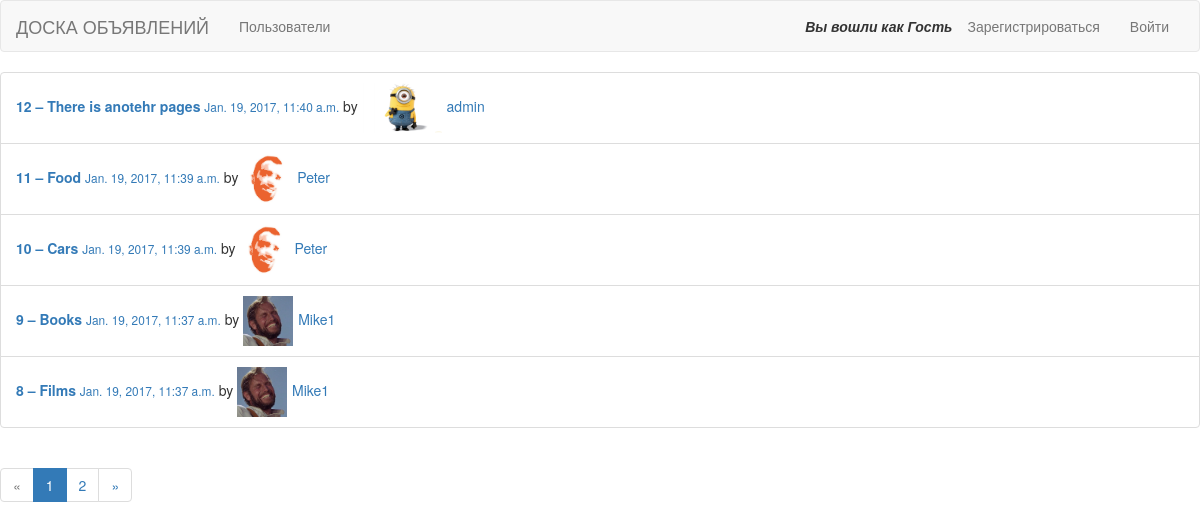
Screenshot of /bullets/ with the database file from the repository.
### bulletin/models.py (models this page shows, shortened)
class Bullet(models.Model):
    name = models.CharField(max_length=30, verbose_name='Заголовок')
    description = models.CharField(
       max_length=255,
       verbose_name='Объявление'
    )
    datetime = models.DateTimeField(
       auto_now=True,
       verbose_name='Время публикации'
    )
    user_posted = models.ForeignKey(
       settings.AUTH_USER_MODEL,
       on_delete=models.CASCADE,
       verbose_name='Автор',
       related_name='bullets'
    )

class MyUser(AbstractUser):
    follows = models.ManyToManyField(
       'self',
       related_name='followers',
       symmetrical=False
    )
    avatar = models.ImageField(
       upload_to='user_images/',
       default='user_images/None/no-avatar.jpg'
    )

### bulletin/views.py (the view)
# urls.py: url(r'^bullets/', views.BulletsView.as_view(), name='bullets'),
class BulletsView(ListView):
    model = Bullet
    context_object_name = 'bullets'
    template_name = 'bullets.html'
    paginate_by = 5
    def get_queryset(self):
        qs = Bullet.objects.all().order_by('-datetime')
        return qs

### bulletin/templates/bullets.html (shortened to what this page needs)
{% extends 'base.html' %}
{% block body %}
    <ul class="list-group">
        {% for bullet in bullets %}
            <li class="list-group-item"><a href="{% url 'bullet_url' bullet.id %}"><b>{{bullet.id}} &ndash; {{ bullet.name }}</b> <small>{{ bullet.datetime }}</small></a> by <a href="{% url 'user_url' bullet.user_posted_id %}"><img src={{ bullet.user_posted.avatar.url }} style="max-height:50px;margin-right:5px"/>{{ bullet.user_posted }}</a></li>
        {% empty %}
            <li class="list-group-item disabled">empty list</li>
        {% endfor %}
    </ul>
{% if is_paginated %}
  <ul class="pagination">
    {% if page_obj.has_previous %}
      <li><a href="?page={{ page_obj.previous_page_number }}">&laquo;</a></li>
    {% else %}
      <li class="disabled"><span>&laquo;</span></li>
    {% endif %}
    {% for i in paginator.page_range %}
      {% if page_obj.number == i %}
        <li class="active"><span>{{ i }} <span class="sr-only">(current)</span></span></li>
      {% else %}
        <li><a href="?page={{ i }}">{{ i }}</a></li>
      {% endif %}
    {% endfor %}
    {% if page_obj.has_next %}
      <li><a href="?page={{ page_obj.next_page_number }}">&raquo;</a></li>
    {% else %}
      <li class="disabled"><span>&raquo;</span></li>
    {% endif %}
  </ul>
{% endif %}
{% endblock %}

### rows the page displays
Bullet: id "12", name "There is anotehr pages", datetime "Jan. 19, 2017, 11:40 a.m.", user_posted.avatar (placeholder picture), user_posted "admin"
Bullet: id "11", name "Food", datetime "Jan. 19, 2017, 11:39 a.m.", user_posted.avatar (picture), user_posted "Peter"
Bullet: id "10", name "Cars", datetime "Jan. 19, 2017, 11:39 a.m.", user_posted.avatar (picture), user_posted "Peter"
Bullet: id "9", name "Books", datetime "Jan. 19, 2017, 11:37 a.m.", user_posted.avatar (picture), user_posted "Mike1"
Bullet: id "8", name "Films", datetime "Jan. 19, 2017, 11:37 a.m.", user_posted.avatar (picture), user_posted "Mike1"

### other values shown
{{ i }} "1"
{{ i }} "2"
